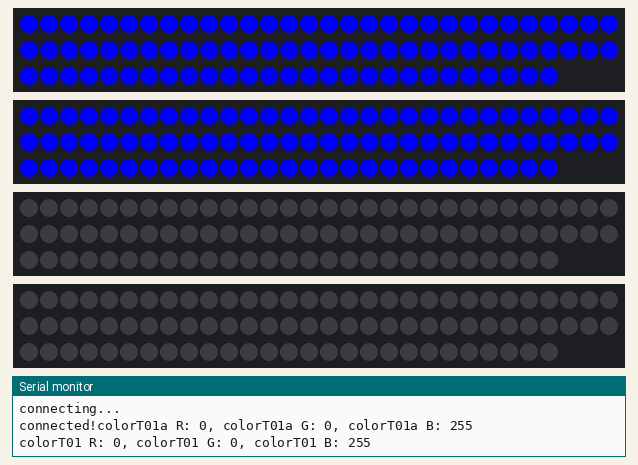
Recording of a sketch running on a simulated Arduino MKR. Parts: 4 × 87 RGB LEDs in strip order, left to right, continuing on the next row, the last lines printed to the serial monitor. WiFi joins after 1.5 s; servers stay silent unless stated; no MQTT or app messages arrive unless stated.

Above: at 2.26 s.
At 38.9 s:
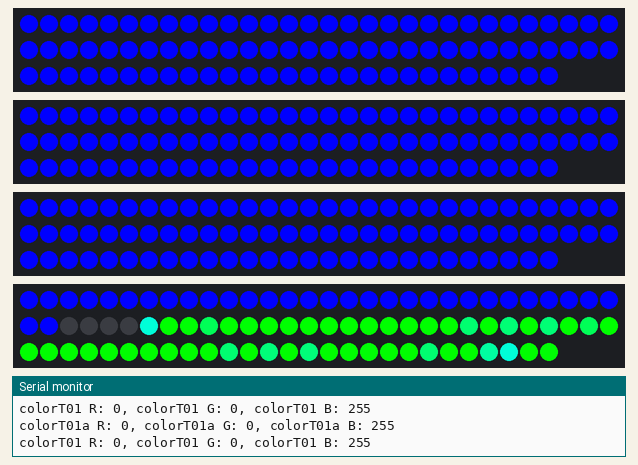

Measured:
- what the display in image 0 shows lasts 0.5 s, from 2.0 s to 2.5 s

The sketch:

LEDFacade.ino
```cpp
//--------------------LIBRARIES--------------------
#include <WiFi101.h>
#include <MQTTClient.h>

#define PIN1 4                                                          //define pin 15 for Neopixel LED
#define PIN2 5
#define PIN3 6
#define PIN4 7
#include <Adafruit_NeoPixel.h>                                          //download library "Adafruit Neopixel"
#ifdef __AVR__
#include <avr/power.h>
#endif
#include <ArduinoJson.h>                                                //download library "ArduinoJson"

const char* ssid = "Verizon-SM-G935V-656D";
const char* pass = "zstandley";


//--------------------LED COLOR VALUES--------------------
uint8_t colorMax[3] = {255, 0, 0};                                      //warmer color temperature
uint8_t colorMid[3] = {155, 0, 155};                                    //equal color temperature
uint8_t colorMin[3] = {0, 0, 255};                                     //cooler color temperature
uint8_t colorWindMax[3] = {255,255,255};
uint8_t colorT[3];                                                      //current LED color
uint8_t colorT01[3];                                                    //color for HUZZAH_01 Bottom Left
uint8_t colorT02[3];                                                    //color for HUZZAH_02 Top Left
uint8_t colorT03[3];                                                    //color for HUZZAH_03 Bottom Right
uint8_t colorT04[3];                                                    //color for HUZZAH_04 Top Right
uint8_t colorT01a[3];
uint8_t colorT02a[3];
uint8_t colorT03a[3];
uint8_t colorT04a[3];
uint8_t lastColorT01[3];
uint8_t lastColorT02[3];
uint8_t lastColorT03[3];
uint8_t lastColorT04[3];

//--------------------ADJUSTABLE VARIABLES--------------------
const bool invertX = false;
const bool invertY = false;
const int glowfade = 1;                                                 //determines how fast the color changes
int maxtD = 15;                                                         //temperature range
int maxwD = 20;                                                         //humidity range
double OWM_Temperature = 64;                                            //OWM temperature
double OWM_Humidity = 0;                                                //OWM humidity
double wind_scale = 100;                                                //windspeed scale from 100

float temperature_percentage;                                           //percentage of temperatureD of maxtD
float wind_percentage = 0;                                              //percentage of windD of maxwD

float RevP_Wind_01 = 0;                                                 //RevP sensor wind
float RevP_Temperature_01 = 0;                                          //RevP sensor temperature
float RevP_Wind_02 = 0;                                                 //RevP sensor wind
float RevP_Temperature_02 = 0;                                          //RevP sensor temperature
float RevP_Wind_03 = 0;                                                 //RevP sensor wind
float RevP_Temperature_03 = 0;                                          //RevP sensor temperature
float RevP_Wind_04 = 0;                                                 //RevP sensor wind
float RevP_Temperature_04 = 0;                                          //RevP sensor temperature

float temperatureD_01 = 0;                                                 //temperature difference
float windD_01 = 0;                                                        //wind speed difference
float temperatureD_02 = 0;                                                 //temperature difference
float windD_02 = 0;                                                        //wind speed difference
float temperatureD_03 = 0;                                                 //temperature difference
float windD_03 = 0;                                                        //wind speed difference
float temperatureD_04 = 0;                                                 //temperature difference
float windD_04 = 0;                                                        //wind speed difference

//--------------------CONSTANT VARIABLES--------------------
const char* SHIFTR_OWM_Temperature = "/OWM_Temperature";                //incoming messages from shiftr.io
const char* SHIFTR_OWM_Humidity = "/OWM_Humidity";                      //incoming messages from shiftr.io
const char* SHIFTR_MKR_01_Temperature = "/01_MKR_Temperature";          //Arduino MKR1000 incoming messages to shiftr.io
const char* SHIFTR_MKR_01_Wind = "/01_MKR_Wind";                        //Arduino MKR1000 incoming messages to shiftr.io
const char* SHIFTR_MKR_02_Temperature = "/02_MKR_Temperature";          //Arduino MKR1000 incoming messages to shiftr.io
const char* SHIFTR_MKR_02_Wind = "/02_MKR_Wind";                        //Arduino MKR1000 incoming messages to shiftr.io
const char* SHIFTR_MKR_03_Temperature = "/03_MKR_Temperature";          //Arduino MKR1000 incoming messages to shiftr.io
const char* SHIFTR_MKR_03_Wind = "/03_MKR_Wind";                        //Arduino MKR1000 incoming messages to shiftr.io
const char* SHIFTR_MKR_04_Temperature = "/04_MKR_Temperature";          //Arduino MKR1000 incoming messages to shiftr.io
const char* SHIFTR_MKR_04_Wind = "/04_MKR_Wind";                        //Arduino MKR1000 incoming messages to shiftr.io
const char* SHIFTR_MKR_DT = "/MKR_DT";

const int pause = 200;                                                  //delay amount in milliseconds
const int LEDSS = 4;                                                    //Number of LED strips
const int LEDSP = 87;                                                   //Number of LED Pixels on each strip

//--------------------STATIC--------------------
int t = 0;
int lastT = 0;
int LEDR[LEDSS][LEDSP];
int LEDG[LEDSS][LEDSP];
int LEDB[LEDSS][LEDSP];
Adafruit_NeoPixel strip1 = Adafruit_NeoPixel(LEDSP, PIN1, NEO_GRB + NEO_KHZ800);
Adafruit_NeoPixel strip2 = Adafruit_NeoPixel(LEDSP, PIN2, NEO_GRB + NEO_KHZ800);
Adafruit_NeoPixel strip3 = Adafruit_NeoPixel(LEDSP, PIN3, NEO_GRB + NEO_KHZ800);
Adafruit_NeoPixel strip4 = Adafruit_NeoPixel(LEDSP, PIN4, NEO_GRB + NEO_KHZ800);
Adafruit_NeoPixel stripes[LEDSS];// = {};

WiFiClient net;
MQTTClient client;

//--------------------SETUP--------------------
void setup() {

  Serial.begin(115200);

  //--------------------WIFI--------------------
  WiFi.begin(ssid, pass);
  client.begin("broker.shiftr.io", net);
  Serial.println("\nsetup complete!");
  Serial.println();

  //--------------------LED STRIP--------------------
  //stripes[0] = strip1;
  //stripes[1] = strip2;
  //stripes[2] = strip3;
  //stripes[3] = strip4;
  pinMode(LED_BUILTIN, OUTPUT);
  strip1.begin(); strip2.begin(); strip3.begin(); strip4.begin();
  strip1.show(); strip2.show(); strip3.show(); strip4.show();

  //ARRAY SETUP
  for (int j = 0; j < LEDSS; j++){
    for (int i = 0; i < LEDSP; i++){
      LEDR[j][i] = 0;
      LEDG[j][i] = 0;
      LEDB[j][i] = 0;
    }
  }

  //initialize last color
  lastColorT01[0] = 1; lastColorT01[1] = 1;lastColorT01[2] = 1;
  lastColorT02[0] = 1; lastColorT02[1] = 1;lastColorT02[2] = 1;
  lastColorT03[0] = 1; lastColorT03[1] = 1;lastColorT03[2] = 1;
  lastColorT04[0] = 1; lastColorT04[1] = 1;lastColorT04[2] = 1;
}

//--------------------LOOP--------------------
void loop() {
  client.loop();
  if (!client.connected())
  {
    connect(SHIFTR_OWM_Temperature, SHIFTR_OWM_Humidity, SHIFTR_MKR_01_Temperature, SHIFTR_MKR_01_Wind, SHIFTR_MKR_02_Temperature, SHIFTR_MKR_02_Wind, SHIFTR_MKR_03_Temperature, SHIFTR_MKR_03_Wind, SHIFTR_MKR_04_Temperature, SHIFTR_MKR_04_Wind);
  }
  t = millis();
  if (t - lastT > pause) //TIME
  {
    lastT = t;

    //--------------------TEMPERATURE--------------------
    temperatureD_01 = RevP_Temperature_01 - OWM_Temperature;
    temperaturecolor(temperatureD_01, colorT01a);
    client.publish(SHIFTR_MKR_DT, String(temperatureD_01));
    Serial.print("colorT01a R: ");Serial.print(colorT01a[0]);Serial.print(", colorT01a G: ");Serial.print(colorT01a[1]);Serial.print(", colorT01a B: ");Serial.println(colorT01a[2]);
    Serial.println();
    temperatureD_02 = RevP_Temperature_02 - OWM_Temperature;
    temperaturecolor(temperatureD_02, colorT02a);
    temperatureD_03 = RevP_Temperature_03 - OWM_Temperature;
    temperaturecolor(temperatureD_03, colorT03a);
    temperatureD_04 = RevP_Temperature_04 - OWM_Temperature;
    temperaturecolor(temperatureD_04, colorT04a);

    windcolor(RevP_Wind_01, colorT01a, colorT01);
    Serial.print("colorT01 R: "); Serial.print(colorT01[0]); Serial.print(", colorT01 G: ");Serial.print(colorT01[1]);Serial.print(", colorT01 B: ");Serial.println(colorT01[2]);
    Serial.println();
    windcolor(RevP_Wind_02, colorT02a, colorT02);
    windcolor(RevP_Wind_03, colorT03a, colorT03);
    windcolor(RevP_Wind_04, colorT04a, colorT04);

    uint8_t fadecolor[3];

    //glowfade
    //lastColorT0# is a global color that keeps track of the last color set outside of the loop. this means it is staying constant between cycles
    //we are using the two colorfade to go between the last color and the newest temp color, the last color is updated each loop
    //so the last color is in a way updating itself, which creates a more gradual fade in
    twocolorfade(glowfade, lastColorT01, colorT01, lastColorT01);
    twocolorfade(glowfade, lastColorT02, colorT02, lastColorT02);
    twocolorfade(glowfade, lastColorT03, colorT03, lastColorT03);
    twocolorfade(glowfade, lastColorT04, colorT04, lastColorT04);

    for (int j = 0; j < LEDSS; j++) //what strip
    {

      double x;
      x = (j*1.000/(LEDSS-1))*100;

      for(int i=0; i<LEDSP; i++) //what pixel
      {
        double y;
        if(invertY) //testing if invertY is enabled
        {
          y = 1.000-((i*1.000/(LEDSP-1))*100); //we flip the y value here so it acts as if it is counting down instead of up
        }
        else
        {
          y = (i*1.000/(LEDSP-1))*100;
        }

        fourcolorfade(x,y,colorT01, colorT02, colorT03, colorT04, fadecolor); //non gable
        LEDR[j][i] = constrain(fadecolor[0], 0, 255);
        LEDG[j][i] = constrain(fadecolor[1], 0, 255);
        LEDB[j][i] = constrain(fadecolor[2], 0, 255);

        if (j == 0)
        {
          if(invertX) //we are testing the bool value for invert X and just flipping which LED line gets set
          {
            strip4.setPixelColor(i, LEDR[j][i], LEDG[j][i], LEDB[j][i]);
            strip4.show();
          }
          else
          {
            strip1.setPixelColor(i, LEDR[j][i], LEDG[j][i], LEDB[j][i]);
            strip1.show();
          }
        }

        if (j == 1)
        {
          if(invertX)
          {
            strip3.setPixelColor(i, LEDR[j][i], LEDG[j][i], LEDB[j][i]);
            strip3.show();
          }
          else
          {
            strip2.setPixelColor(i, LEDR[j][i], LEDG[j][i], LEDB[j][i]);
            strip2.show();
          }
        }
        if (j == 2)
        {
          if(invertX)
          {
            strip2.setPixelColor(i, LEDR[j][i+55], LEDG[j][i+55], LEDB[j][i+55]);      //[i+numpix to skip] for doorway. nix if running full strip.
            strip2.show();
          }
          else
          {
            strip3.setPixelColor(i, LEDR[j][i+55], LEDG[j][i+55], LEDB[j][i+55]);      //[i+numpix to skip] for doorway. nix if running full strip.
            strip3.show();
          }
        }
        if (j == 3)
        {
          if(invertX)
          {
            strip1.setPixelColor(i, LEDR[j][i+55], LEDG[j][i+55], LEDB[j][i+55]);       //[i+numpix to skip] for doorway. nix if running full strip.
            strip1.show();
          }
          else
          {
            strip4.setPixelColor(i, LEDR[j][i+55], LEDG[j][i+55], LEDB[j][i+55]);       //[i+numpix to skip] for doorway. nix if running full strip.
            strip4.show();
          }
        }

      }//FOR I
    }//FOR J

  }//TIME
}//LOOP


//SHIFTR.IO UPDATES
void messageReceived(String topic, String payload, char * bytes, unsigned int length)
{
  //PARSE CLIENT
  if (topic == "/OWM_Temperature")
  {
    OWM_Temperature = payload.toFloat();
    Serial.print("/OWM_Temperature: ");
    Serial.println(OWM_Temperature);
  }
  if (topic == "/OWM_Humidity")
  {
    OWM_Humidity = payload.toFloat();
    Serial.print("/OWM_Humidity: ");
    Serial.println(OWM_Humidity);
    //humidity_scale = 100 - OWM_Humidity;
  }
  if (topic == "/01_MKR_Temperature")
  {
    RevP_Temperature_01 = payload.toFloat();
    Serial.print("01_MKR_Temperature: ");
    Serial.println(RevP_Temperature_01);
  }
  if (topic == "/01_MKR_Wind")
  {
    RevP_Wind_01 = payload.toFloat();
    Serial.print("01_MKR_Wind: ");
    Serial.println(RevP_Wind_01);
  }
  if (topic == "/02_MKR_Temperature")
  {
    RevP_Temperature_02 = payload.toFloat();
    Serial.print("02_MKR_Temperature: ");
    Serial.println(RevP_Temperature_02);
  }
  if (topic == "/02_MKR_Wind")
  {
    RevP_Wind_02 = payload.toFloat();
    Serial.print("02_MKR_Wind: ");
    Serial.println(RevP_Wind_02);
  }
  if (topic == "/03_MKR_Temperature")
  {
    RevP_Temperature_03 = payload.toFloat();
    Serial.print("03_MKR_Temperature: ");
    Serial.println(RevP_Temperature_03);
  }
  if (topic == "/03_MKR_Wind")
  {
    RevP_Wind_03 = payload.toFloat();
    Serial.print("03_MKR_Wind: ");
    Serial.println(RevP_Wind_03);
  }
  if (topic == "/04_MKR_Temperature")
  {
    RevP_Temperature_04 = payload.toFloat();
    Serial.print("04_MKR_Temperature: ");
    Serial.println(RevP_Temperature_04);
  }
  if (topic == "/04_MKR_Wind")
  {
    RevP_Wind_04 = payload.toFloat();
    Serial.print("04_MKR_Wind: ");
    Serial.println(RevP_Wind_04);
  }

 //OWM_Temperature = 64;     // <-- COMMENT when running "owm.js" JavaScript
 //OWM_Humidity = 0;         // <-- COMMENT when running "owm.js" JavaScript
  RevP_Temperature_02 = 102;  //dummy reading
  RevP_Temperature_03 = 72;  //dummy reading
  RevP_Temperature_04 = 94;  //dummy reading
  RevP_Wind_02 = 0;         //dummy reading
  RevP_Wind_03 = 0;         //dummy reading
  RevP_Wind_04 = 0;         //dummy reading

}
```

functions_00_setup.ino
```cpp
//WIFI CONNECT
void connect(const char* subscription_01, const char* subscription_02, const char* subscription_03, const char* subscription_04, const char* subscription_05, const char* subscription_06, const char* subscription_07, const char* subscription_08, const char* subscription_09, const char* subscription_10) {
  Serial.print("\nchecking wifi...");
  while (WiFi.status() != WL_CONNECTED) {
  Serial.print(".");
  delay(1000);
  }

  Serial.print("\nconnecting...");
  while (!client.connect("01_MKR1000_LED", "2ffedeff", "4ca8d8c1141ec18c")) { // <-- CHANGE NI to your initials
  Serial.print(".");
  delay(1000);
  }

  Serial.print("\nconnected!");

  client.subscribe(subscription_01);
  client.subscribe(subscription_02);
  client.subscribe(subscription_03);
  client.subscribe(subscription_04);
  client.subscribe(subscription_05);
  client.subscribe(subscription_06);
  client.subscribe(subscription_07);
  client.subscribe(subscription_08);
  client.subscribe(subscription_09);
  client.subscribe(subscription_10);
}
```

functions_04_colorfade.ino
```cpp
//FADE COLORS
//index 0-100
void twocolorfade(uint16_t index, uint8_t color1[3], uint8_t color2[3], uint8_t color[3])
{

  uint16_t r_temp, g_temp, b_temp;
  uint8_t index_inverse = 100-index;

  r_temp = ((color1[0] * index)+(color2[0] * index_inverse))/100;
  g_temp = ((color1[1] * index)+(color2[1] * index_inverse))/100;
  b_temp = ((color1[2] * index)+(color2[2] * index_inverse))/100;

  color[0]  = (uint8_t)r_temp;
  color[1]  = (uint8_t)g_temp;
  color[2] = (uint8_t)b_temp;

}

//fades between a bottom left, top left, bottom right, and top right color
void fourcolorfade(uint16_t indexX, uint16_t indexY, uint8_t colorTR[3], uint8_t colorBR[3], uint8_t colorTL[3], uint8_t colorBL[3], uint8_t color[3])
{

  uint8_t fadecolorL[3];
  uint8_t fadecolorR[3];
  uint8_t fadecolorY[3];

  twocolorfade(indexY, colorBL, colorTL, fadecolorL);
  twocolorfade(indexY, colorBR, colorTR, fadecolorR);
  twocolorfade(indexX, fadecolorL, fadecolorR, fadecolorY);

  color[0]  = fadecolorY[0];
  color[1]  = fadecolorY[1];
  color[2] = fadecolorY[2];

}
```

functions_05_temperaturecolor.ino
```cpp
void temperaturecolor (float temperatureDT, uint8_t temperaturecolorT[3]) {
   // client.publish(SHIFTR_MKR_DT, String(temperatureDT));
  if (temperatureDT < 0) {                                               //test if interior temperature is cooler
//    Serial.print(", cooler inside");
    temperatureDT = abs(temperatureDT);                                   //invert the negative value
    if (temperatureDT > maxtD)
    {
      temperatureDT = maxtD;                                             //keep the distance within the maximum difference range
    }
    temperature_percentage = (temperatureDT / maxtD) * 100;              //scale the temperature value based on maximum difference and 100
    twocolorfade(temperature_percentage, colorMin, colorMid, temperaturecolorT);   //lerp colors
  }
  else                                                                  //test if interior temperature is warmer
  {
//    Serial.print(", warmer inside");
    if (temperatureDT > maxtD)
    {
      temperatureDT = maxtD;                                             //keep the distance within the maximum difference range
    }
    temperature_percentage = (temperatureDT / maxtD) * 100;              //scale the temperature value based on maximum difference and 100
    twocolorfade(temperature_percentage, colorMax, colorMid, temperaturecolorT);   //lerp colors
  }

}
```

Source omitted: functions_06_windcolor.ino (1316 bytes)
